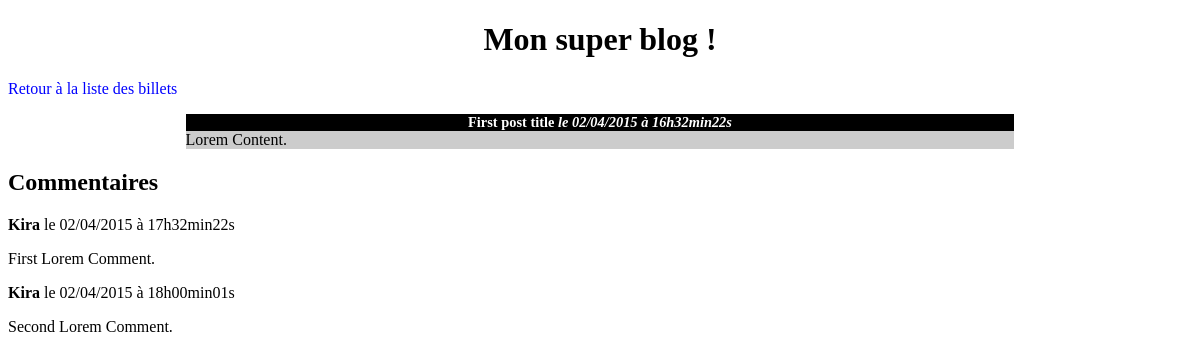
The app's page /tp3/commentaires.php?billet=1 with its own data.
### tables this page shows
CREATE TABLE billets
(
    id_billet SMALLINT(4) UNSIGNED AUTO_INCREMENT,
    title VARCHAR(25) NOT NULL,
    content TEXT NOT NULL,
    create_date DATETIME NOT NULL,
    CONSTRAINT pk_id PRIMARY KEY(id_billet)
);

CREATE TABLE comments
(
    id_comment SMALLINT(4) UNSIGNED AUTO_INCREMENT,
    id_billet SMALLINT(4) UNSIGNED,
    author VARCHAR(25) NOT NULL,
    comment TEXT NOT NULL,
    comment_date DATETIME NOT NULL,
    CONSTRAINT pk_id PRIMARY KEY(id_comment),
    CONSTRAINT fk_comment_billet FOREIGN KEY(id_billet) REFERENCES billets(id_billet)
    ON UPDATE CASCADE ON DELETE CASCADE
);

### tp3/commentaires.php (the view, shortened to what this page needs)
<!DOCTYPE html>
<html>
    <head>
    <link href="assets/css/style.css" rel="stylesheet" />
    </head>
    <body>
        <h1>Mon super blog !</h1>
        <p><a href="index.php">Retour à la liste des billets</a></p>
<?php
try
{
    $bdd = new PDO('mysql:host=localhost;dbname=test;charset=utf8', 'root', 'labo');
}
catch(Exception $e)
{
        die('Erreur : '.$e->getMessage());
}
$req = $bdd->prepare('SELECT id_billet, title, content, DATE_FORMAT(create_date, \'%d/%m/%Y à %Hh%imin%ss\') AS create_date_fr FROM billets WHERE id_billet = ?');
$req->execute(array($_GET['billet']));
$donnees = $req->fetch();
?>
<div class="news">
    <h3>
        <?php echo htmlspecialchars($donnees['title']); ?>
        <em>le <?php echo $donnees['create_date_fr']; ?></em>
    </h3>
    <p>
    <?php
    echo nl2br(htmlspecialchars($donnees['content']));
    ?>
    </p>
</div>
<h2>Commentaires</h2>
<?php
$req = $bdd->prepare('SELECT author, comment, DATE_FORMAT(comment_date, \'%d/%m/%Y à %Hh%imin%ss\') AS comment_date_fr FROM comments WHERE id_billet = ? ORDER BY comment_date');
$req->execute(array($_GET['billet']));
while ($donnees = $req->fetch())
{
?>
<p><strong><?php echo htmlspecialchars($donnees['author']); ?></strong> le <?php echo $donnees['comment_date_fr']; ?></p>
<p><?php echo nl2br(htmlspecialchars($donnees['comment'])); ?></p>
<?php
}
?>
</body>
</html>

### tp3/assets/css/style.css (style rules this page uses)
h1, h3 { text-align:center; }
h3 { background-color:black; color:white; font-size:0.9em; margin-bottom:0px; }
.news p { background-color:#CCCCCC; margin-top:0px; }
.news { width:70%; margin:auto; }
a { text-decoration: none; color: blue; }

### records on screen
billets: title "First post title", content "Lorem Content."
comments: author "Kira", comment_date_fr "02/04/2015 à 17h32min22s", comment "First Lorem Comment."
comments: author "Kira", comment_date_fr "02/04/2015 à 18h00min01s", comment "Second Lorem Comment."

### other values on screen
$donnees['create_date_fr'] "02/04/2015 à 16h32min22s"
